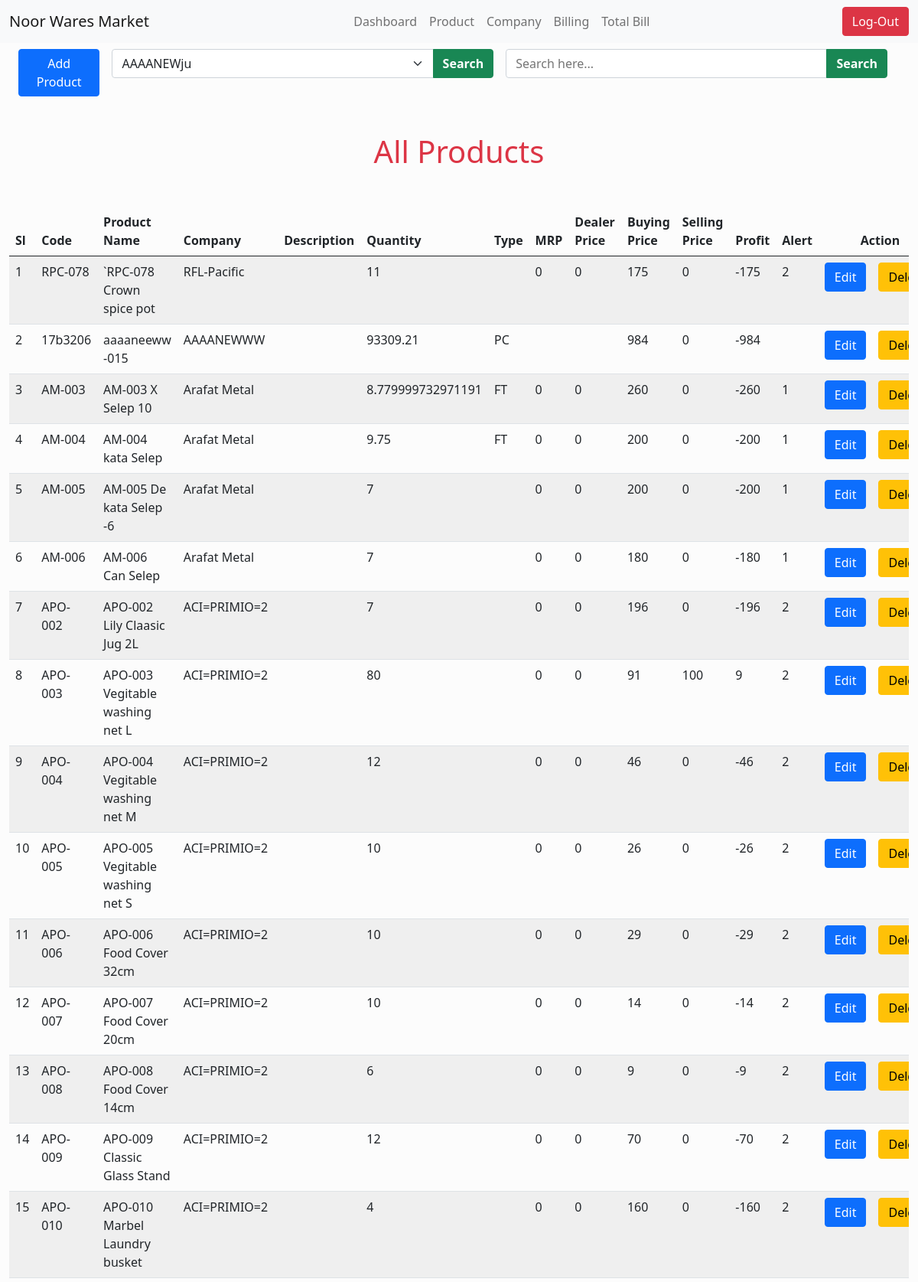
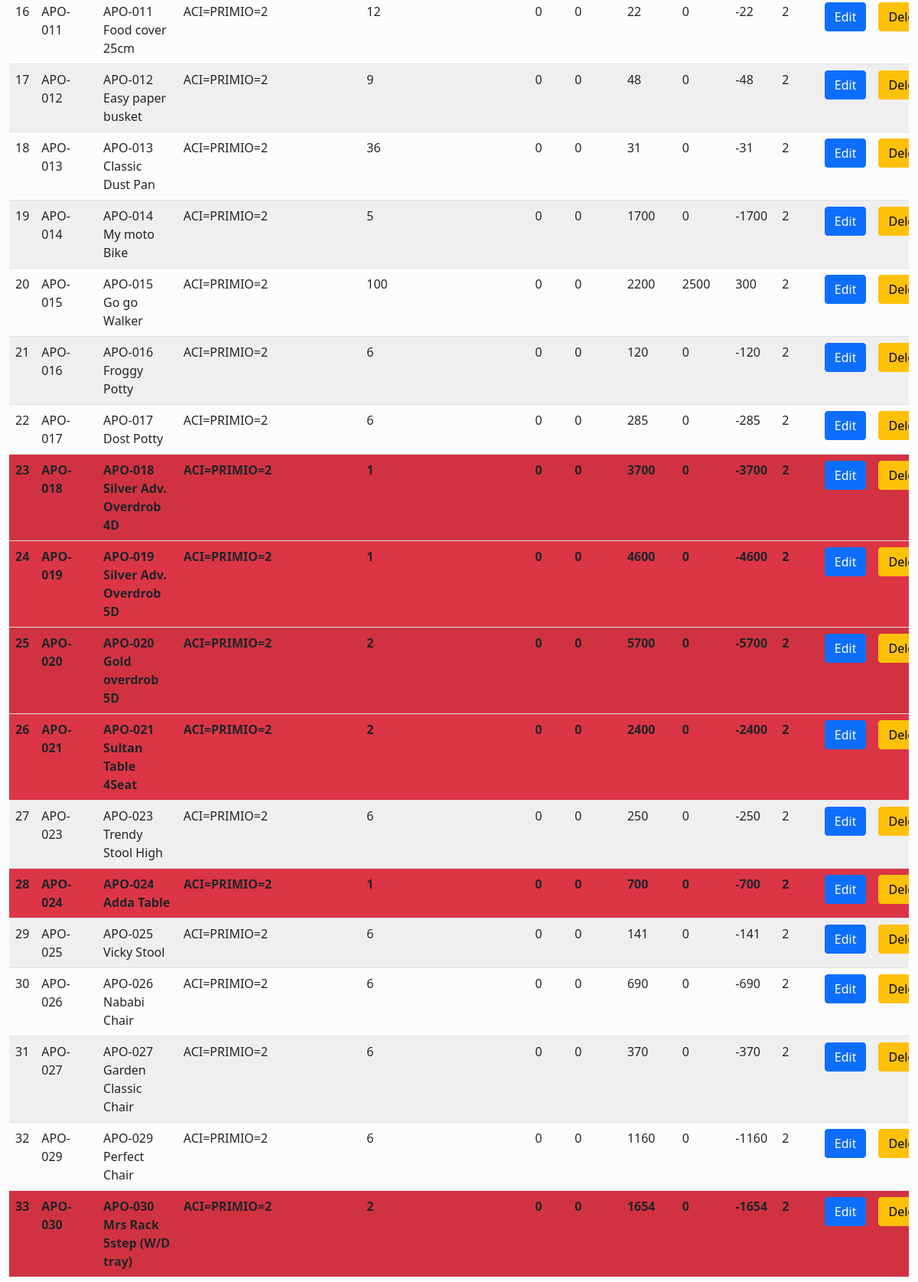
The page /product.php (signed in, upper part) on the database its author committed (2 pictures, top to bottom).
### tables this page shows
CREATE TABLE `product` (
  `product_code` varchar(255) NOT NULL,
  `product_name` varchar(255) NOT NULL,
  `company` varchar(255) NOT NULL,
  `description` varchar(255) NOT NULL,
  `type` varchar(255) NOT NULL,
  `qty` varchar(255) NOT NULL,
  `mrp` varchar(255) NOT NULL,
  `dealer_price` varchar(255) NOT NULL,
  `buying_price` varchar(255) NOT NULL,
  `selling_price` varchar(255) NOT NULL,
  `net_profit` varchar(255) NOT NULL,
  `low_alert` varchar(255) NOT NULL
);

### product.php (the view, shortened to what this page needs)
<?php
    if(isset($_SESSION['User'])){
?>
<?php
    require_once('connection.php');
    $sql = "SELECT * FROM product;";
    $result = mysqli_query($conn, $sql) or die("cannot execute query");
    $dd = mysqli_num_rows($result);
    $result_per_page = 50;
    if(!isset($_GET['page'])){
        $page = 1;
    }
    else{
        $page = $_GET['page'];
    }
    $this_page_first_result = ($page-1)*$result_per_page;
    $sqlpage = "SELECT * FROM product LIMIT $this_page_first_result, $result_per_page";
    $resultpage = mysqli_query($conn, $sqlpage) or die("cannot execute product by page");
?>
<!DOCTYPE html>
<html lang="en" >
<head>
    <link href="https://cdn.jsdelivr.net/npm/bootstrap@5.0.2/dist/css/bootstrap.min.css" rel="stylesheet">
    <link rel="stylesheet" href="style.css">
<link rel="stylesheet" href="stylefooter.css">
</head>
<body onload="randomcode();">
    <nav class="navbar fixed-top navbar-expand-lg navbar-light bg-light">
        <div class="container-fluid">
          <a class="navbar-brand" href="dashboard.php">Noor Wares Market</a>
          <div class="collapse navbar-collapse" id="navbarSupportedContent">
            <ul class="navbar-nav mx-auto mb-2 mb-lg-0">
              <li class="nav-item">
                <a class="nav-link" href="dashboard.php">Dashboard</a>
              </li>
              <li class="nav-item">
                <a class="nav-link" href="product.php">Product</a>
              </li>
              <li class="nav-item">
                <a class="nav-link" href="displayajex.php">Company</a>
              </li>
              <li class="nav-item">
                <a class="nav-link" href="billing2.php">Billing</a>
              </li>
              <li class="nav-item">
                <a class="nav-link" onclick="movetodatebysearch()">Total Bill</a>
              </li>
            </ul>
          </div>
          <a class="btn btn-danger" href="logout.php?logout">Log-Out</a>
        </div>
    </nav>
    <section class="add_delete_search mt-5 container-fluid">
        <div class="btngrp d-flex container-fluid">
            <button type="button" class="btn btn-primary mt-3 me-3" data-bs-toggle="modal" data-bs-target="#exampleModal">
            Add Product
            </button>
            <div class="input-group mt-3 w-50 me-3">
                <form class="w-100"  method="get" action="searchbycompany.php">
                   <div class="input-group">
                    <select id="inputState" class="form-select" name="companygiven">
                        <?php
                            $sql1 = "SELECT DISTINCT Company_name FROM `company`;";
                            $result1 = mysqli_query($conn, $sql1) or die("cannot execute sql1");
                            $dd1 = mysqli_num_rows($result1);
                            if($dd1>0){
                                while( $row1 = mysqli_fetch_assoc($result1)){
                        ?>
                            <option><?php echo $row1['Company_name'];?></option>
                        <?php
                            }
                        }
                        ?>
                        </select>
                        <button type="submit" class="btn btn-success text-white fw-bold">Search</button>
                   </div>
                </form>
            </div>
            <div class="input-group mt-3 w-50 me-3">
                <form class="w-100"  method="get" action="searchbycompany.php">
                   <div class="input-group">
                   <input type="text"class="form-select" List="namegiven1" size="50px" placeholder="Search here..." name="namegiven1">
                        <button type="submit" class="btn btn-success text-white fw-bold">Search</button>
                   </div>
                </form>
            </div>
        </div>
        <div class="tablediv mt-5 table-responsive">
            <h1 class="text-danger text-center mb-5">All Products</h1>
                <table class="table table-striped table-hover">
                    <thead >
                            <tr>
                                <th scope="col">Sl</th>
                                <th scope="col">Code</th>
                                <th scope="col">Product Name</th>
                                <th scope="col">Company</th>
                                <th scope="col">Description</th>
                                <th scope="col">Quantity</th>
                                <th scope="col">Type</th>
                                <th scope="col">MRP</th>
                                <th scope="col">Dealer Price</th>
                                <th scope="col">Buying Price</th>
                                <th scope="col">Selling Price</th>
                                <th scope="col">Profit</th>
                                <th scope="col">Alert</th>
                                <th scope="col" colspan="2" class="text-center">Action</th>
                            </tr>
                        </thead>
                    <tbody>
                        <?php
                            if($dd>0){
                                $i = 1;
                                while($row = mysqli_fetch_assoc($resultpage)){
                                   $qty = $row['qty'];
                                   $alt = $row['low_alert'];
                        ?>
                                <tr
                                <?php
                                    if($qty <= $alt){
                                        echo 'class="bg-danger fw-bold "';
                                    }
                                ?>
                                >
                                    <td><?php echo $i; ?></td>
                                    <td><?php echo $row['product_code']; ?></td>
                                    <td><?php echo $row['product_name']; ?></td>
                                    <td><?php echo $row['company']; ?></td>
                                    <td><?php echo $row['description']; ?></td>
                                    <td><?php echo $row['qty']; ?></td>
                                    <td><?php echo $row['type']; ?></td>
                                    <td><?php echo $row['mrp']; ?></td>
                                    <td><?php echo $row['dealer_price']; ?></td>
                                    <td><?php echo $row['buying_price']; ?></td>
                                    <td><?php echo $row['selling_price']; ?></td>
                                    <td><?php echo $row['net_profit']; ?></td>
                                    <td><?php echo $row['low_alert']; ?></td>
                                    <td> <a href= "edit.php?pname=<?php echo $row['product_name']; ?>&qty=<?php echo $row['qty'];?>&
                                    company=<?php echo $row['company'];?>&dprice=<?php echo $row['dealer_price'];?>
                                    &bprice=<?php echo $row['buying_price'];?>&sprice=<?php echo $row['selling_price'];?>
                                    &low_alert=<?php echo $row['low_alert'];?>&des=<?php echo $row['description'];?>
                                    &bprice=<?php echo $row['buying_price'];?>&PCODE=<?php echo $row['product_code'];?>&mrp=<?php echo $row['mrp'];?>&profit=<?php echo $row['net_profit'];?>&type=<?php echo $row['type']; ?>
                                    "
                                        class= "btn btn-primary">Edit</a> </td>
                                        <td> <a href= "dlt.php?delete=<?php echo $row['product_name']; ?>&PCODE=<?php echo $row['product_code'];?>
                                    &qty=<?php echo $row['qty'];?>&
                                    company=<?php echo $row['company'];?>&bprice=<?php echo $row['buying_price'];?>
                                    "
                                        class= "btn btn-warning"  >Delete</a> </td>
                                </tr>
                        <?php
                             $i = $i+1;
                                }
                            }
                        ?>
                    </tbody>
                </table>
            </div>
    </section>
</body>
</html>
<?php
    }
    else{
        header("location:index.php");
    }
?>

### style.css (style rules this page uses)
.add_delete_search .tablediv table { width: 100%; overflow-x: scroll; }

### stylefooter.css (style rules this page uses)
* { margin: 0; padding: 0; box-sizing: border-box; }
body { background: #fcfcfc; }

### rows shown on the page
product: product_code "RPC-078", product_name "`RPC-078 Crown spice pot", company "RFL-Pacific", qty "11", mrp "0", dealer_price "0", buying_price "175", selling_price "0", net_profit "-175", low_alert "2"
product: product_code "17b3206", product_name "aaaaneeww -015", company "AAAANEWWW", qty "93309.21", type "PC", buying_price "984", selling_price "0", net_profit "-984"
product: product_code "AM-003", product_name "AM-003 X Selep 10", company "Arafat Metal", qty "8.779999732971191", type "FT", mrp "0", dealer_price "0", buying_price "260", selling_price "0", net_profit "-260", low_alert "1"
product: product_code "AM-004", product_name "AM-004 kata Selep", company "Arafat Metal", qty "9.75", type "FT", mrp "0", dealer_price "0", buying_price "200", selling_price "0", net_profit "-200", low_alert "1"
product: product_code "AM-005", product_name "AM-005 De kata Selep -6", company "Arafat Metal", qty "7", mrp "0", dealer_price "0", buying_price "200", selling_price "0", net_profit "-200", low_alert "1"
product: product_code "AM-006", product_name "AM-006 Can Selep", company "Arafat Metal", qty "7", mrp "0", dealer_price "0", buying_price "180", selling_price "0", net_profit "-180", low_alert "1"
product: product_code "APO-002", product_name "APO-002 Lily Claasic Jug 2L", company "ACI=PRIMIO=2", qty "7", mrp "0", dealer_price "0", buying_price "196", selling_price "0", net_profit "-196", low_alert "2"
product: product_code "APO-003", product_name "APO-003 Vegitable washing net L", company "ACI=PRIMIO=2", qty "80", mrp "0", dealer_price "0", buying_price "91", selling_price "100", net_profit "9", low_alert "2"
product: product_code "APO-004", product_name "APO-004 Vegitable washing net M", company "ACI=PRIMIO=2", qty "12", mrp "0", dealer_price "0", buying_price "46", selling_price "0", net_profit "-46", low_alert "2"
product: product_code "APO-005", product_name "APO-005 Vegitable washing net S", company "ACI=PRIMIO=2", qty "10", mrp "0", dealer_price "0", buying_price "26", selling_price "0", net_profit "-26", low_alert "2"
product: product_code "APO-006", product_name "APO-006 Food Cover 32cm", company "ACI=PRIMIO=2", qty "10", mrp "0", dealer_price "0", buying_price "29", selling_price "0", net_profit "-29", low_alert "2"
product: product_code "APO-007", product_name "APO-007 Food Cover 20cm", company "ACI=PRIMIO=2", qty "10", mrp "0", dealer_price "0", buying_price "14", selling_price "0", net_profit "-14", low_alert "2"
product: product_code "APO-008", product_name "APO-008 Food Cover 14cm", company "ACI=PRIMIO=2", qty "6", mrp "0", dealer_price "0", buying_price "9", selling_price "0", net_profit "-9", low_alert "2"
product: product_code "APO-009", product_name "APO-009 Classic Glass Stand", company "ACI=PRIMIO=2", qty "12", mrp "0", dealer_price "0", buying_price "70", selling_price "0", net_profit "-70", low_alert "2"
product: product_code "APO-010", product_name "APO-010 Marbel Laundry busket", company "ACI=PRIMIO=2", qty "4", mrp "0", dealer_price "0", buying_price "160", selling_price "0", net_profit "-160", low_alert "2"
product: product_code "APO-011", product_name "APO-011 Food cover 25cm", company "ACI=PRIMIO=2", qty "12", mrp "0", dealer_price "0", buying_price "22", selling_price "0", net_profit "-22", low_alert "2"
product: product_code "APO-012", product_name "APO-012 Easy paper busket", company "ACI=PRIMIO=2", qty "9", mrp "0", dealer_price "0", buying_price "48", selling_price "0", net_profit "-48", low_alert "2"
product: product_code "APO-013", product_name "APO-013 Classic Dust Pan", company "ACI=PRIMIO=2", qty "36", mrp "0", dealer_price "0", buying_price "31", selling_price "0", net_profit "-31", low_alert "2"
product: product_code "APO-014", product_name "APO-014 My moto Bike", company "ACI=PRIMIO=2", qty "5", mrp "0", dealer_price "0", buying_price "1700", selling_price "0", net_profit "-1700", low_alert "2"
product: product_code "APO-015", product_name "APO-015 Go go Walker", company "ACI=PRIMIO=2", qty "100", mrp "0", dealer_price "0", buying_price "2200", selling_price "2500", net_profit "300", low_alert "2"
product: product_code "APO-016", product_name "APO-016 Froggy Potty", company "ACI=PRIMIO=2", qty "6", mrp "0", dealer_price "0", buying_price "120", selling_price "0", net_profit "-120", low_alert "2"
product: product_code "APO-017", product_name "APO-017 Dost Potty", company "ACI=PRIMIO=2", qty "6", mrp "0", dealer_price "0", buying_price "285", selling_price "0", net_profit "-285", low_alert "2"
product: product_code "APO-018", product_name "APO-018 Silver Adv. Overdrob 4D", company "ACI=PRIMIO=2", qty "1", mrp "0", dealer_price "0", buying_price "3700", selling_price "0", net_profit "-3700", low_alert "2"
product: product_code "APO-019", product_name "APO-019 Silver Adv. Overdrob 5D", company "ACI=PRIMIO=2", qty "1", mrp "0", dealer_price "0", buying_price "4600", selling_price "0", net_profit "-4600", low_alert "2"
product: product_code "APO-020", product_name "APO-020 Gold overdrob 5D", company "ACI=PRIMIO=2", qty "2", mrp "0", dealer_price "0", buying_price "5700", selling_price "0", net_profit "-5700", low_alert "2"
product: product_code "APO-021", product_name "APO-021 Sultan Table 4Seat", company "ACI=PRIMIO=2", qty "2", mrp "0", dealer_price "0", buying_price "2400", selling_price "0", net_profit "-2400", low_alert "2"
product: product_code "APO-023", product_name "APO-023 Trendy Stool High", company "ACI=PRIMIO=2", qty "6", mrp "0", dealer_price "0", buying_price "250", selling_price "0", net_profit "-250", low_alert "2"
product: product_code "APO-024", product_name "APO-024 Adda Table", company "ACI=PRIMIO=2", qty "1", mrp "0", dealer_price "0", buying_price "700", selling_price "0", net_profit "-700", low_alert "2"
product: product_code "APO-025", product_name "APO-025 Vicky Stool", company "ACI=PRIMIO=2", qty "6", mrp "0", dealer_price "0", buying_price "141", selling_price "0", net_profit "-141", low_alert "2"
product: product_code "APO-026", product_name "APO-026 Nababi Chair", company "ACI=PRIMIO=2", qty "6", mrp "0", dealer_price "0", buying_price "690", selling_price "0", net_profit "-690", low_alert "2"
product: product_code "APO-027", product_name "APO-027 Garden Classic Chair", company "ACI=PRIMIO=2", qty "6", mrp "0", dealer_price "0", buying_price "370", selling_price "0", net_profit "-370", low_alert "2"
product: product_code "APO-029", product_name "APO-029 Perfect Chair", company "ACI=PRIMIO=2", qty "6", mrp "0", dealer_price "0", buying_price "1160", selling_price "0", net_profit "-1160", low_alert "2"
product: product_code "APO-030", product_name "APO-030 Mrs Rack 5step (W/D tray)", company "ACI=PRIMIO=2", qty "2", mrp "0", dealer_price "0", buying_price "1654", selling_price "0", net_profit "-1654", low_alert "2"

### other values the page prints
form field companygiven "AAAANEWju"
